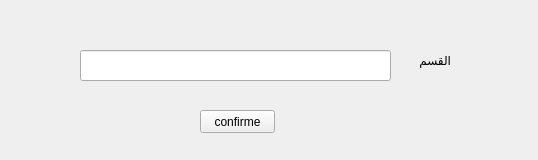
<?xml version="1.0" encoding="UTF-8"?>
<ui version="4.0">
 <class>Form</class>
 <widget class="QWidget" name="Form">
  <property name="geometry">
   <rect>
    <x>0</x>
    <y>0</y>
    <width>538</width>
    <height>160</height>
   </rect>
  </property>
  <property name="windowTitle">
   <string>Form</string>
  </property>
  <widget class="QLabel" name="label">
   <property name="geometry">
    <rect>
     <x>410</x>
     <y>50</y>
     <width>41</width>
     <height>21</height>
    </rect>
   </property>
   <property name="text">
    <string>القسم </string>
   </property>
  </widget>
  <widget class="QLineEdit" name="lineEdit">
   <property name="geometry">
    <rect>
     <x>80</x>
     <y>50</y>
     <width>311</width>
     <height>31</height>
    </rect>
   </property>
  </widget>
  <widget class="QPushButton" name="pushButton">
   <property name="geometry">
    <rect>
     <x>200</x>
     <y>110</y>
     <width>75</width>
     <height>23</height>
    </rect>
   </property>
   <property name="text">
    <string>confirme</string>
   </property>
  </widget>
 </widget>
 <resources/>
 <connections/>
</ui>
